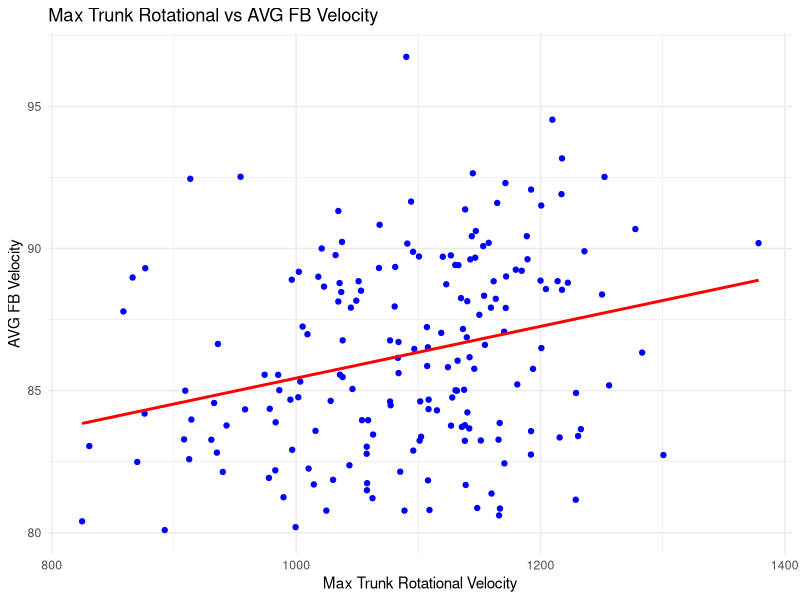
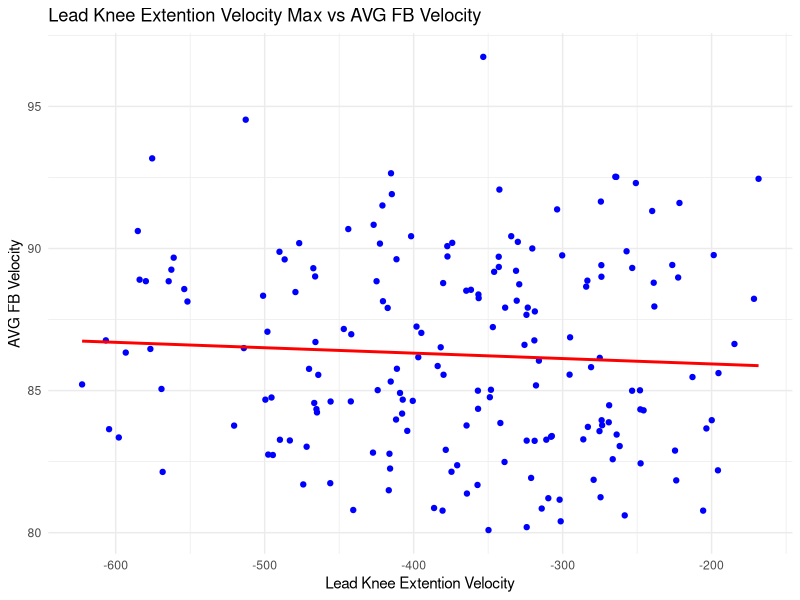
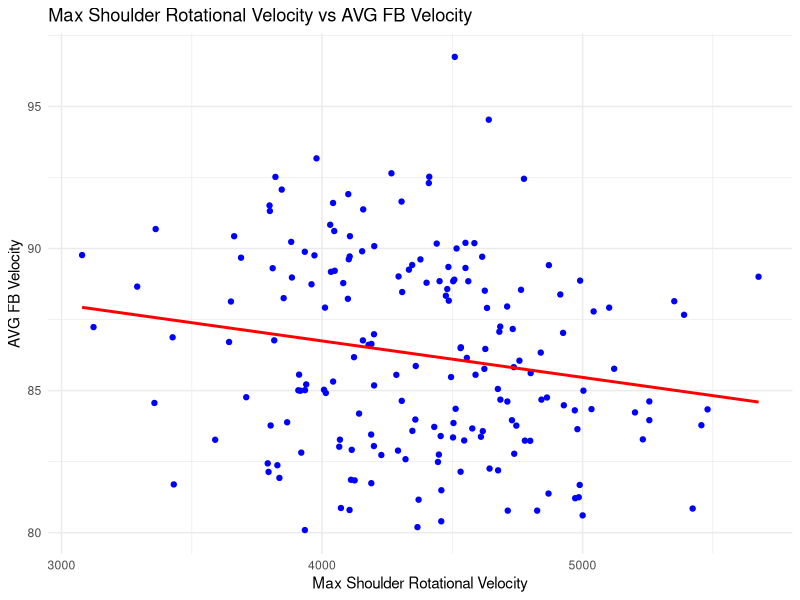
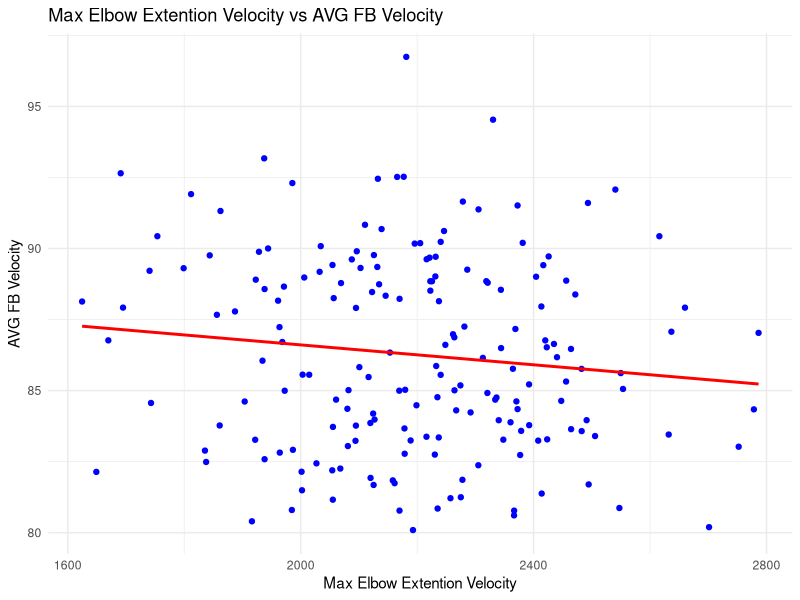
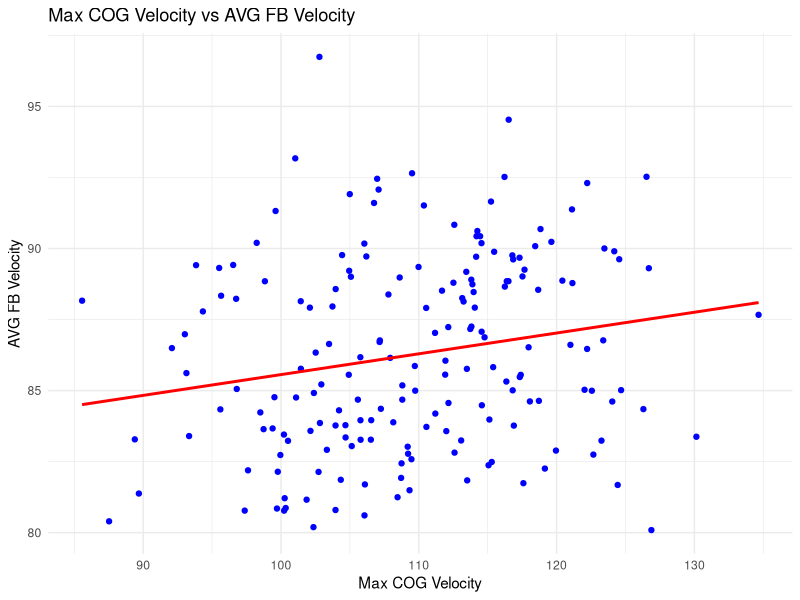
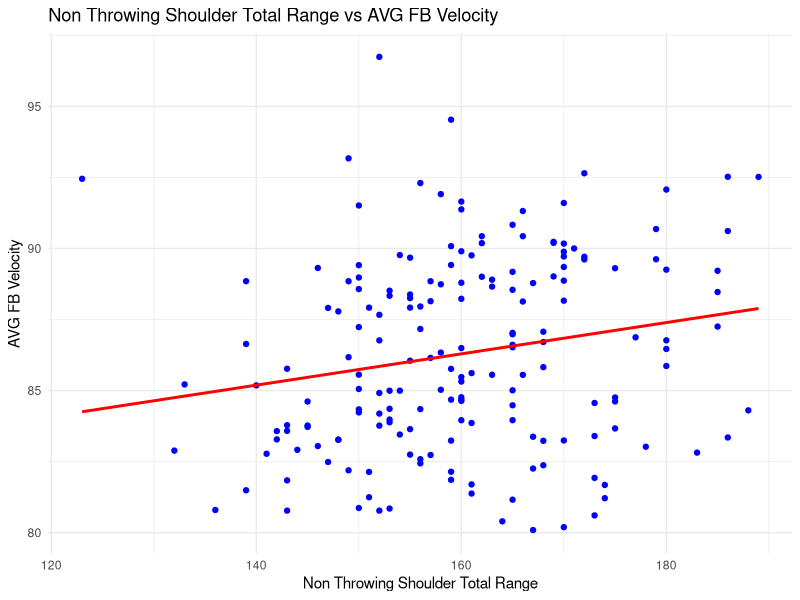
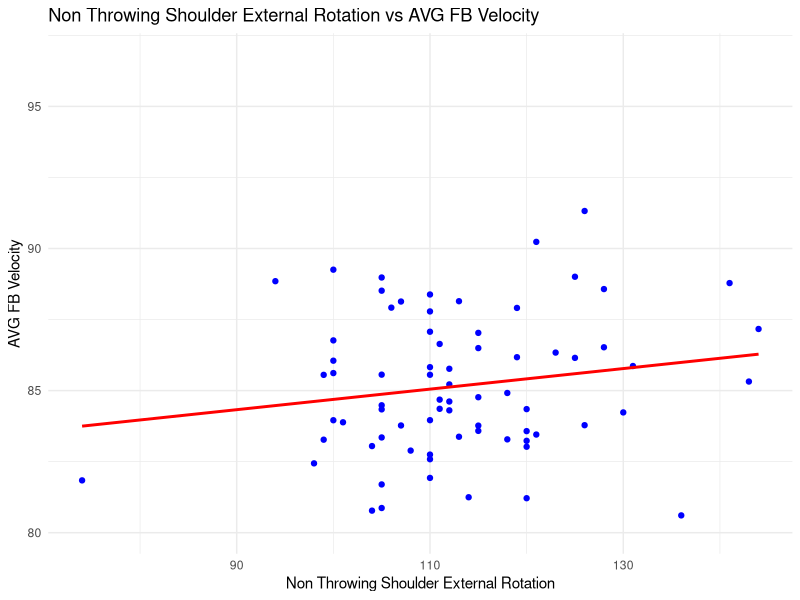
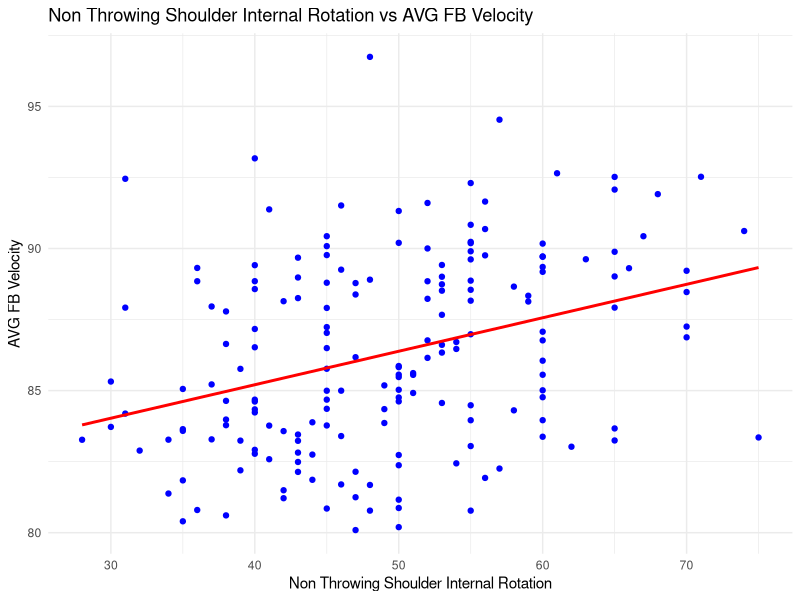

These figures' R source, in order:
library(dplyr)
library(ggplot2)


# Function to remove outliers based on IQR method
remove_outliers <- function(data) {
  num_cols <- data %>% select(where(is.numeric))
  for (col in colnames(num_cols)) {
    Q1 <- quantile(data[[col]], 0.25, na.rm = TRUE)
    Q3 <- quantile(data[[col]], 0.75, na.rm = TRUE)
    IQR <- Q3 - Q1
    lower_bound <- Q1 - 1.5 * IQR
    upper_bound <- Q3 + 1.5 * IQR
    data <- data %>% filter((data[[col]] >= lower_bound) & (data[[col]] <= upper_bound) | is.na(data[[col]]))
  }
  return(data)
}

BioMechPitches <- read.csv("Boost_BioMech_Metrics_And_Velos_greater_than_80.csv")
AssessmentData <- read.csv("cleaned_assessment_data.csv")

BioMechPitches <- remove_outliers(BioMechPitches)


BioMechPitchAverage <- BioMechPitches %>%
  group_by(firstname, lastname) %>%
  summarise(across(where(is.numeric), mean, na.rm = TRUE))

CombinedData <- left_join(AssessmentData, BioMechPitchAverage, by = c("firstname", "lastname"))

CombinedData <- CombinedData %>%
  filter(!is.na(Velocity))


write.csv(CombinedData, "BioMech_Assessment_And_Velocities_Data.csv", row.names = FALSE)

numeric_columns <- CombinedData %>%
  select(where(is.numeric))

trunk_correlations <- numeric_columns %>%
  summarise(across(everything(), ~ cor(.x, numeric_columns$Max_Trunk_Rotational_Velo, use = "complete.obs")))

trunk_correlation_df <- data.frame(
  variable = colnames(trunk_correlations),
  correlation = as.numeric(trunk_correlations)
)

lead_knee_correlations <- numeric_columns %>%
  summarise(across(everything(), ~ cor(.x, numeric_columns$Lead_Knee_Extension_Velo_Max, use = "complete.obs")))

lead_knee_correlation_df <- data.frame(
  variable = colnames(lead_knee_correlations),
  correlation = as.numeric(lead_knee_correlations)
)

shoulder_correlations <- numeric_columns %>%
  summarise(across(everything(), ~ cor(.x, numeric_columns$Max_Shoulder_Rotational_Velocity, use = "complete.obs")))

shoulder_correlation_df <- data.frame(
  variable = colnames(shoulder_correlations),
  correlation = as.numeric(shoulder_correlations)
)

elbow_correlations <- numeric_columns %>%
  summarise(across(everything(), ~ cor(.x, numeric_columns$Max_Elbow_Extension_Velocity, use = "complete.obs")))

elbow_correlation_df <- data.frame(
  variable = colnames(elbow_correlations),
  correlation = as.numeric(elbow_correlations)
)

COG_correlations <- numeric_columns %>%
  summarise(across(everything(), ~ cor(.x, numeric_columns$Max_COG_Velo , use = "complete.obs")))

COG_correlation_df <- data.frame(
  variable = colnames(COG_correlations),
  correlation = as.numeric(COG_correlations)
)

velocity_correlations <- numeric_columns %>%
  summarise(across(everything(), ~ cor(.x, numeric_columns$Velocity , use = "complete.obs")))

velocity_correlation_df <- data.frame(
  variable = colnames(velocity_correlations),
  correlation = as.numeric(velocity_correlations)
)

ggplot(CombinedData, aes(x = Max_Trunk_Rotational_Velocity, y = Velocity)) +
  geom_point(color = "blue") + # Scatter plot
  geom_smooth(method = "lm", se = FALSE, color = "red") + # Regression line
  labs(
    title = "Max Trunk Rotational vs AVG FB Velocity",
    x = "Max Trunk Rotational Velocity",
    y = "AVG FB Velocity"
  ) +
  theme_minimal() # Clean theme

ggplot(CombinedData, aes(x = Lead_Knee_Extension_Velo_Max, y = Velocity)) +
  geom_point(color = "blue") + # Scatter plot
  geom_smooth(method = "lm", se = FALSE, color = "red") + # Regression line
  labs(
    title = "Lead Knee Extention Velocity Max vs AVG FB Velocity",
    x = "Lead Knee Extention Velocity",
    y = "AVG FB Velocity"
  ) +
  theme_minimal() # Clean theme

ggplot(CombinedData, aes(x = Max_Shoulder_Rotational_Velocity, y = Velocity)) +
  geom_point(color = "blue") + # Scatter plot
  geom_smooth(method = "lm", se = FALSE, color = "red") + # Regression line
  labs(
    title = "Max Shoulder Rotational Velocity vs AVG FB Velocity",
    x = "Max Shoulder Rotational Velocity",
    y = "AVG FB Velocity"
  ) +
  theme_minimal() # Clean theme

ggplot(CombinedData, aes(x = Max_Elbow_Extension_Velocity, y = Velocity)) +
  geom_point(color = "blue") + # Scatter plot
  geom_smooth(method = "lm", se = FALSE, color = "red") + # Regression line
  labs(
    title = "Max Elbow Extention Velocity vs AVG FB Velocity",
    x = "Max Elbow Extention Velocity",
    y = "AVG FB Velocity"
  ) +
  theme_minimal() # Clean theme

ggplot(CombinedData, aes(x = Max_COG_Velo, y = Velocity)) +
  geom_point(color = "blue") + # Scatter plot
  geom_smooth(method = "lm", se = FALSE, color = "red") + # Regression line
  labs(
    title = "Max COG Velocity vs AVG FB Velocity",
    x = "Max COG Velocity",
    y = "AVG FB Velocity"
  ) +
  theme_minimal() # Clean theme

ggplot(CombinedData, aes(x = shoulder.total.range.non.throwing, y = Velocity)) +
  geom_point(color = "blue") + # Scatter plot
  geom_smooth(method = "lm", se = FALSE, color = "red") + # Regression line
  labs(
    title = "Non Throwing Shoulder Total Range vs AVG FB Velocity",
    x = "Non Throwing Shoulder Total Range",
    y = "AVG FB Velocity"
  ) +
  theme_minimal() # Clean theme

ggplot(CombinedData, aes(x = shoulder.prone.active.er.non.throwing, y = Velocity)) +
  geom_point(color = "blue") + # Scatter plot
  geom_smooth(method = "lm", se = FALSE, color = "red") + # Regression line
  labs(
    title = "Non Throwing Shoulder External Rotation vs AVG FB Velocity",
    x = "Non Throwing Shoulder External Rotation",
    y = "AVG FB Velocity"
  ) +
  theme_minimal() # Clean theme

ggplot(CombinedData, aes(x = shoulder.internal.rotation.non.throwing, y = Velocity)) +
  geom_point(color = "blue") + # Scatter plot
  geom_smooth(method = "lm", se = FALSE, color = "red") + # Regression line
  labs(
    title = "Non Throwing Shoulder Internal Rotation vs AVG FB Velocity",
    x = "Non Throwing Shoulder Internal Rotation",
    y = "AVG FB Velocity"
  ) +
  theme_minimal() # Clean theme

ggplot(CombinedData, aes(x = shoulder.horizontal.abduction.non.throwing, y = Velocity)) +
  geom_point(color = "blue") + # Scatter plot
  geom_smooth(method = "lm", se = FALSE, color = "red") + # Regression line
  labs(
    title = "Non Throwing Shoulder Horz Abduction vs AVG FB Velocity",
    x = "Non Throwing Shoulder Horz Abduction",
    y = "AVG FB Velocity"
  ) +
  theme_minimal() # Clean theme

ggplot(CombinedData, aes(x = shoulder.flexion.scap.stabilized.non.throwing, y = Velocity)) +
  geom_point(color = "blue") + # Scatter plot
  geom_smooth(method = "lm", se = FALSE, color = "red") + # Regression line
  labs(
    title = "Non Throwing Shoulder Flexion Scap Stabilized vs AVG FB Velocity",
    x = "Non Throwing Shoulder Flexion Scap Stabilized",
    y = "AVG FB Velocity"
  ) +
  theme_minimal() # Clean theme

ggplot(CombinedData, aes(x = shoulder.flexion.non.throwing, y = Velocity)) +
  geom_point(color = "blue") + # Scatter plot
  geom_smooth(method = "lm", se = FALSE, color = "red") + # Regression line
  labs(
    title = "Non Throwing Shoulder Flexion vs AVG FB Velocity",
    x = "Non Throwing Shoulder Flexion",
    y = "AVG FB Velocity"
  ) +
  theme_minimal() # Clean theme

